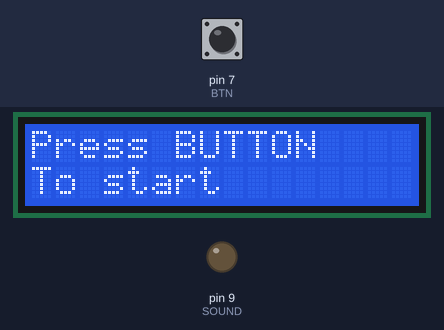
The sketch below on a simulated Arduino Uno, built with avr-gcc and run on an emulated ATmega328P. Shown: 16×2 character LCD, output pins drawn as LEDs (lit = HIGH). The inputs (shaded band) are chosen by the test bench; at power-on: pin 7 (BTN) HIGH. What the sketch prints to the serial monitor is not drawn.

Above: at 1.2 s.
1.3 s: pin 7 (BTN) pulled LOW for 3.2 s
At 3.63 s:
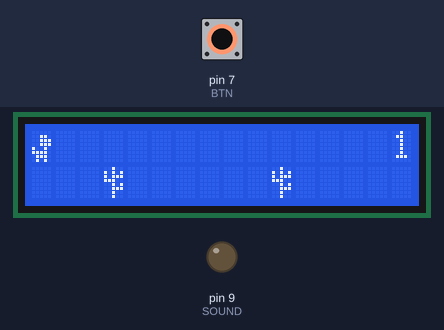
6.0 s: pin 7 (BTN) pulled LOW for 1 s
At 15.3 s:
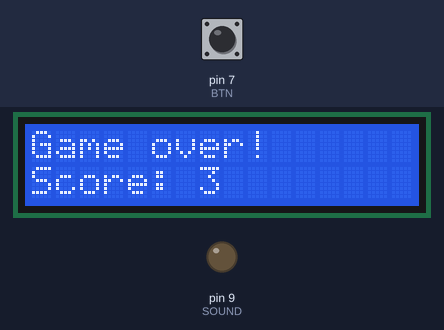
Timing chart, 0 to 16.0 s (numbered marks = the images above; inputs shaded):
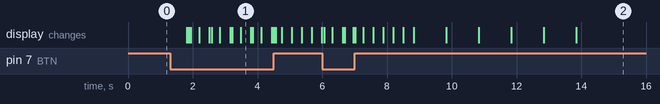

The sketch:

Dino.ino
```cpp
#include <Wire.h>
#include <LiquidCrystal_I2C.h>
/*
 *========================================
 *              НАСТРОЙКИ
 *=======================================     */
#define SPEED 300 //Скорость кактусов
#define JUMP_MAX_TIME 600 //Максимальное время в прыжке
#define SPEED_ADD 7 //Сколько добавлять скорость каждый кактус
/*=========================================   */
#define SOUND 9 //Порт пищалки
#define BTN 7 //Порт кнопки
/*========================================    */

LiquidCrystal_I2C lcd(0x3F, 16, 2);

byte dino_char[] = {
  B00000,
  B00110,
  B00111,
  B00111,
  B10010,
  B11110,
  B01110,
  B01010
};
byte cactus_char[] = {
  B00100,
  B10101,
  B10111,
  B11100,
  B00101,
  B00111,
  B00100,
  B00100
};

byte default_cactuses[] = {16, 6, 9}; //Массив с координатами кактусов
byte cactuses[] = {16, 6, 9}; // Второй массив

int score;
int speed = SPEED;


bool isJumping;//Состояние дино ( в прыжке)

unsigned long tmr; // Таймер на движения кактусов
unsigned long jump_time; // Таймер на время прыжка


void setup() {
  pinMode(SOUND,OUTPUT);
  pinMode(BTN, INPUT_PULLUP);


  lcd.init();
  lcd.backlight();
  lcd.createChar(0, dino_char);
  lcd.createChar(1, cactus_char);

  Serial.begin(9600);

  lcd.setCursor(0, 1);
  lcd.write(1);
}

void loop() {
  start_game();
  game();

}

void start_game(){
  lcd.clear();
  lcd.home();
  lcd.print("Press BUTTON ");
  lcd.setCursor(0,1);
  lcd.print("To start ");
  delay(500);
  while(true){
    if (digitalRead(BTN) == LOW){
      delay(500);

      for (int i = 0; i < sizeof(cactuses); i++) {
        cactuses[i] = default_cactuses[i];
      }
      score=0;
      speed = SPEED;

      break;
  }
  }

}

void game(){
  while(true){

  lcd.clear();

  //Отработка прыжка и рисовка дино
  if (digitalRead(BTN) == LOW) {

    if (millis() - jump_time >= JUMP_MAX_TIME && isJumping == true) {  // ищем разницу (500 мс)
      jump_time = millis();
      isJumping = false;
      lcd.setCursor(0, 1);
      lcd.write(0);

    }
    else {
      // выполнить действие
      //lcd.clear();
      isJumping = true;
      //jump_time = millis();
      lcd.home();
      lcd.write(0);
    }
  }
  else {
    jump_time = millis();
    //lcd.clear();
    isJumping = false;
    lcd.setCursor(0, 1);
    lcd.write(0);

  }

  //Рисовка кактусов
  for (int i = 0; i < sizeof(cactuses); i++) {
    // тело цикла
    lcd.setCursor(cactuses[i], 1);
    lcd.write(1);
  }

  //Отрисовка счета
  scorePrint();
  delay(50);


  //Отработка смерти и сдвиг кактусов в следующем ходу
  if (millis() - tmr >= speed) {
    tmr = millis();

    //lcd.scrollDisplayLeft();

    for (int i = 0; i < sizeof(cactuses); i++) {
      cactuses[i] -= 1;

      if (cactuses[i] == 0) {
        if (! isJumping) {
            lcd.clear();
  lcd.home();
  lcd.print("Game over!");
  lcd.setCursor(0, 1);
  lcd.print("Score: ");
  lcd.setCursor(7, 1);
  lcd.print(score);
  delay(1000);
  lcd.setCursor(15, 0);
  lcd.print(5);
  delay(1000);
  lcd.setCursor(15, 0);
  lcd.print(4);
  delay(1000);
  lcd.setCursor(15, 0);
  lcd.print(3);
  delay(1000);
  lcd.setCursor(15, 0);
  lcd.print(1);
  delay(1000);
  lcd.setCursor(15, 0);

  lcd.print(" ");
  while (true) {
    if (!digitalRead(BTN)) {
      return;
    }
  }
        }
        else {

          score++;
          speed -= SPEED_ADD;
          cactuses[i] = 17;
          Serial.println(score);
        }

      }

    }


  }
  }
  }


void scorePrint() {
  int x = 15;
  if (score >= 10) {
    x -= 1;
  }
  else if (score >= 10) {
    x -= 1;
  }
  else if (score >= 100) {
    x -= 2;
  }
  else if (score >= 1000) {
    x -= 3;
  }
  else if (score >= 10000) {
    x -= 4;
  }
  else if (score >= 100000) {
    x -= 5;
  }
  else if (score >= 1000000) {
    x -= 6;
  }
  else if (score >= 10000000) {
    x -= 7;
  }

  lcd.setCursor(x, 0);
  lcd.print(score);

}
```

Measured:
- after the input at 1.3 s, the display: first changes after 0.51 s (image 1 shows a later state)
